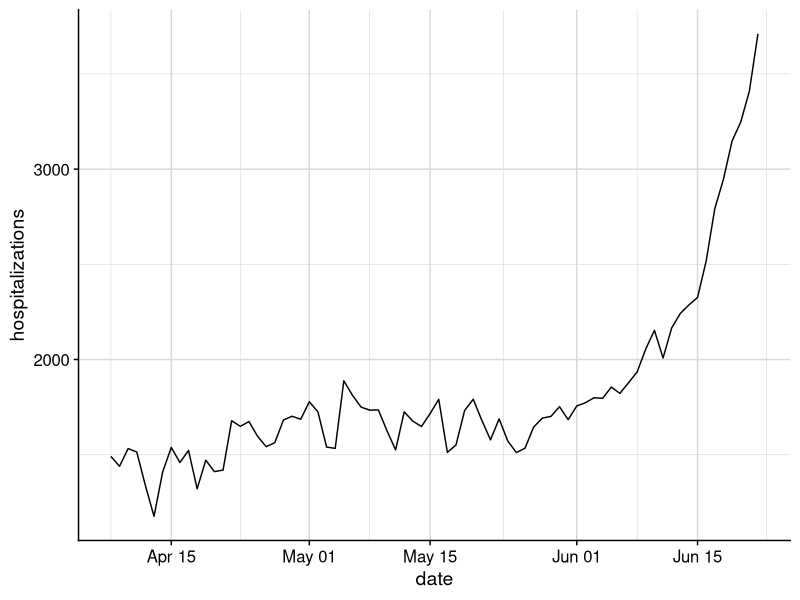
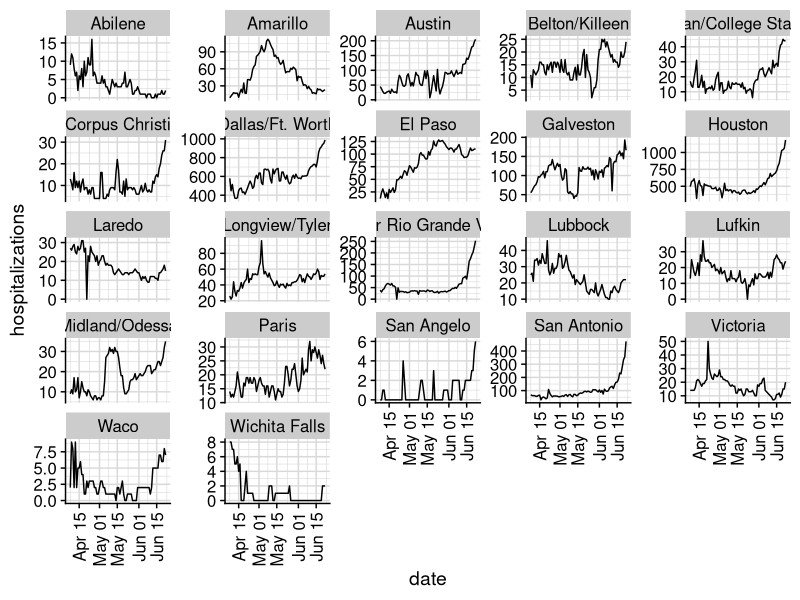
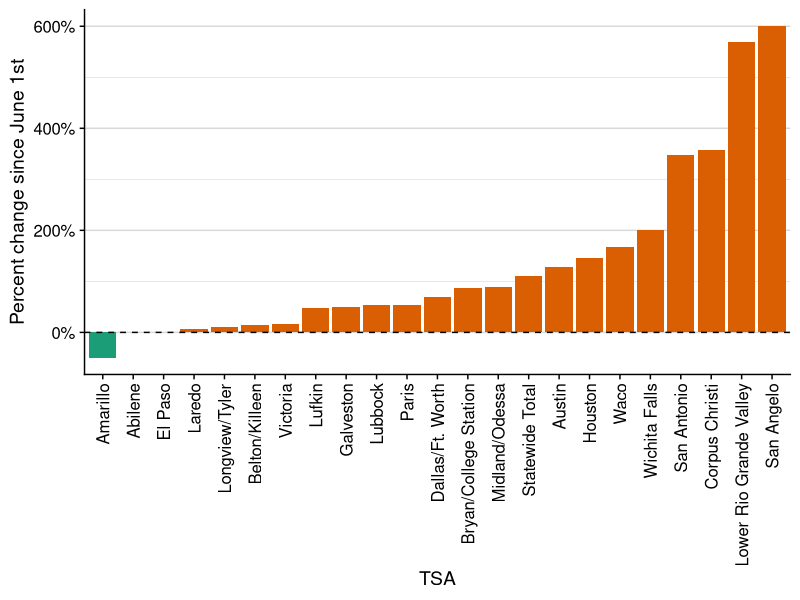

The R script that drew these images, in order:
library(tidyverse)
library(readxl)
library(lubridate)
library(cowplot)
theme_set(theme_cowplot())


first_date <- ymd("2020-04-08")
tsa_df <- readxl::read_xlsx("raw-data/tsa_hospitalizations/Texas COVID-19 Hospitalizations by TSA.xlsx", skip = 2) %>% 
  gather(date, hospitalizations, -`TSA ID`, -`TSA Name`) %>% 
  rename(tsa_id = `TSA ID`,
         tsa = `TSA Name`) %>% 
  mutate(date = first_date + days(as.numeric(date) - min(as.numeric(date))))


tsa_df %>% 
  filter(tsa == "Statewide Total") %>% 
  ggplot(aes(date, hospitalizations)) + 
  geom_line() +
  background_grid(major = "xy", minor = "xy")


tsa_df %>% 
  filter(tsa != "Statewide Total") %>% 
  ggplot(aes(date, hospitalizations)) + 
    geom_line() +
    facet_wrap(~tsa, scales = "free_y") +
    background_grid(major = "xy", minor = "xy") +
    theme(axis.text.x = element_text(angle = 90, vjust = 0.5, hjust=1),
          legend.position = "none")
  
tsa_df %>% 
  mutate(hospitalizations = hospitalizations + 1) %>% 
  filter(date == ymd("2020-06-01") | date == max(date)) %>% 
  spread(date, hospitalizations) %>% 
  mutate(percent_change = (`2020-06-22` - `2020-06-01`) / `2020-06-01`,
         trend = ifelse(percent_change > 0, "Increasing", "Decreasing")) %>% 
  mutate(tsa_lab = forcats::fct_reorder(tsa, percent_change)) %>% 
  ggplot(aes(tsa_lab, percent_change, fill = trend)) + 
    geom_col() +
    scale_y_continuous(labels = scales::percent) +
    geom_hline(yintercept = 0, lty = 2) +
    labs(x = "TSA", y = "Percent change since June 1st") +
    scale_fill_brewer(type = "qual", palette = 2)  +
    theme(axis.text.x = element_text(angle = 90, vjust = 0.5, hjust=1),
          legend.position = "none") +
    background_grid(major = "y", minor = "y")
  
## Trauma areas
## https://www.dshs.texas.gov/emstraumasystems/etrarac.shtm